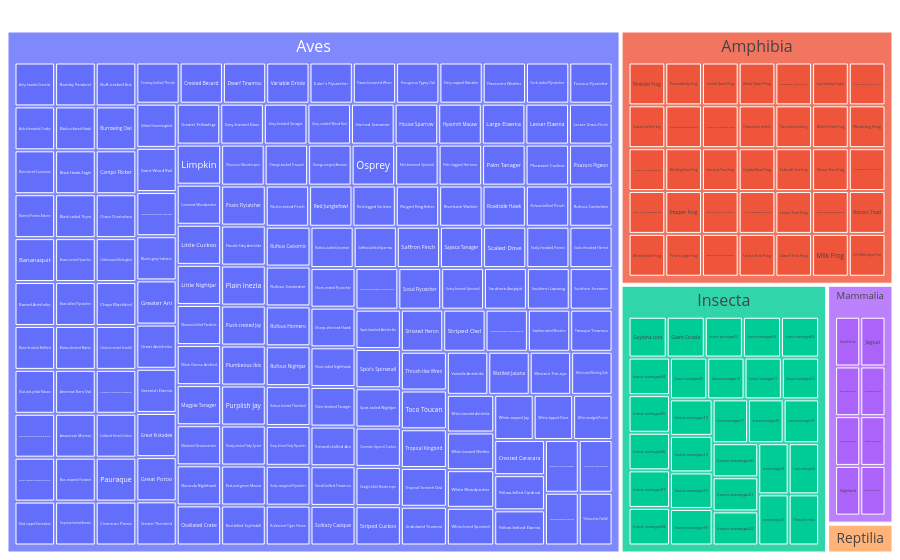

Notebook code cell kept with this figure:
### Markdown cell above
### 3. Taxonomy

### Code cell
fig = px.treemap(
    taxonomy,
    path=["class_name", "common_name"],
)

fig.update_traces(
    textfont_size=16,
    textinfo="label",
    textposition="middle center",
)

fig.update_layout(
    margin=dict(t=0, l=0, r=0, b=0),
)

fig.show()
fig.write_html("plots/data_exploration/taxonomy_treemap.html")

### Figure 1 — Plotly figure (JSON) as saved in the notebook; plotly's stock layout.template omitted (floating-point values rounded to 4 significant figures; data arrays with more than 128 entries replaced by an {"elided": "..."} marker saying what was removed)
{"data": [{"branchvalues": "total", "domain": {"x": [0, 1], "y": [0, 1]}, "hovertemplate": "labels=%{label}<br>count=%{value}<br>parent=%{parent}<br>id=%{id}<extra></extra>", "ids": {"elided": "239 str values"}, "labels": {"elided": "239 str values"}, "name": "", "parents": {"elided": "239 str values"}, "textfont": {"size": 16}, "textinfo": "label", "textposition": "middle center", "type": "treemap", "values": {"elided": "239 int values"}}], "layout": {"legend": {"tracegroupgap": 0}, "margin": {"b": 0, "l": 0, "r": 0, "t": 0}}}
